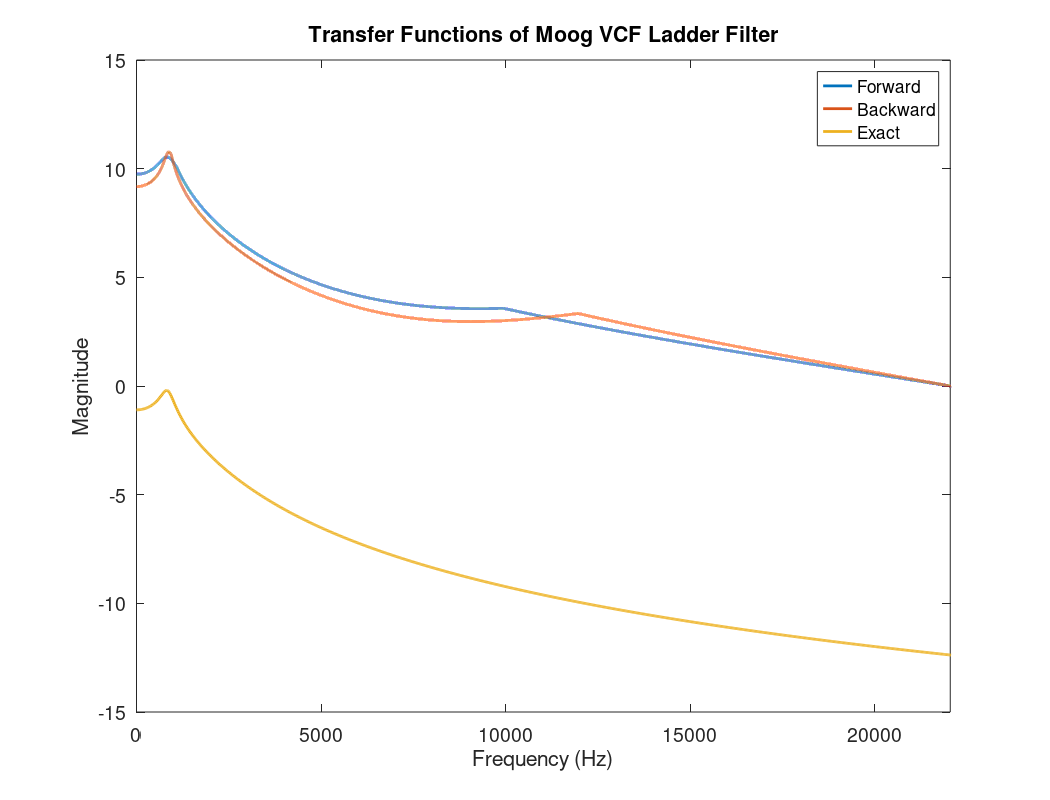

The MATLAB script that drew this image:
%~~~~~~~~~~~~~~~~~~~~~~~~~~~~~~~~~~~~~~~~~~~~~~~~~~~~~~~~~~~~~~~~~~~~~~~~~%
% Moog VCF Model (Forward & Backward Approximations)
% 
% Author: Chad McKell
% Date: 27.03.17
%
% Description: Virtual analog model of the Moog VCF. This script uses
% forward and backward integrators to approximate the impulse response of
% the filter. The approximated transfer functions are then compared with
% the exact calculation of the Moog VCF transfer function.
%~~~~~~~~~~~~~~~~~~~~~~~~~~~~~~~~~~~~~~~~~~~~~~~~~~~~~~~~~~~~~~~~~~~~~~~~~%
tic; close; clc; clear;

%~~~~~~~~~~~~~~~~~~~~~~~~~~~~~~~~~~~~~~~~~~~~~~~~~~~~~~~~~~~~~~~~~~~~~~~~~%
% Define global variables
%~~~~~~~~~~~~~~~~~~~~~~~~~~~~~~~~~~~~~~~~~~~~~~~~~~~~~~~~~~~~~~~~~~~~~~~~~%

SR = 44100; % sample rate [samples/sec]
k = 1/SR; % time step [sec]
f0 = 1000; % resonant frequency [Hz]
w0 = 2*pi*f0; % angular frequency [rad/sec]
r = 0.5; % tuning parameter (a number between 0 and 1) 
Tf = 3; % total time length of simulation [sec]
Nf = floor(Tf*SR); % total sample length of simulation [samples]
A = w0*[-1 0 0 -4*r; 1 -1 0 0; 0 1 -1 0; 0 0 1 -1]; % system matrix
b = w0*[1; 0; 0; 0]; % forcing vector
c = [0; 0; 0; 1]; % state mixture vector

%~~~~~~~~~~~~~~~~~~~~~~~~~~~~~~~~~~~~~~~~~~~~~~~~~~~~~~~~~~~~~~~~~~~~~~~~~%
% Error handling: Terminate code for the following errors
%~~~~~~~~~~~~~~~~~~~~~~~~~~~~~~~~~~~~~~~~~~~~~~~~~~~~~~~~~~~~~~~~~~~~~~~~~%

% r is out of bounds
if r > 1 || r < 0
   error('r must be a number in the range [0,1].')
end

% SR has a non-zero decimal
if rem(SR,1) ~= 0
   error('SR must be zero-decimal.')
end

% SR, f0, Tf, or r is not a number
if ~isfloat(SR) || ~isfloat(f0) || ~isfloat(Tf) || ~isfloat(r) 
   error('SR, f0, Tf, and r must each be a number.')
end

% SR, f0, Tf, or r is not real
if ~isreal(SR) || ~isreal(f0) || ~isreal(Tf) || ~isreal(r)   
   error('SR, f0, Tf, and r must each be real.')
end

%~~~~~~~~~~~~~~~~~~~~~~~~~~~~~~~~~~~~~~~~~~~~~~~~~~~~~~~~~~~~~~~~~~~~~~~~~%
%  Initialize the input sequence
%~~~~~~~~~~~~~~~~~~~~~~~~~~~~~~~~~~~~~~~~~~~~~~~~~~~~~~~~~~~~~~~~~~~~~~~~~%
u = zeros(Nf,1); 
u(1) = 1;

%~~~~~~~~~~~~~~~~~~~~~~~~~~~~~~~~~~~~~~~~~~~~~~~~~~~~~~~~~~~~~~~~~~~~~~~~~%
%  Implement forward integration method
%~~~~~~~~~~~~~~~~~~~~~~~~~~~~~~~~~~~~~~~~~~~~~~~~~~~~~~~~~~~~~~~~~~~~~~~~~%

% Initialize state vectors
xForward = zeros(4,1); % current time step
xForward1 = zeros(4,1); % one time step back

% Initialize output vector
yForward = zeros(Nf,1);

% Set coefficient
coef = eye(4) + k*A;

% Stability check: k is out of bounds
for n=0:3 
    
    % Compute real value of each eigen value of A
    eigen = real(w0*(-1 + sqrt(2)*r^(1/4)*exp(1i*(pi/4 + n*pi/2))));
    if eigen > 0
       error('The real part of each eigen value of A must be negative.')
    
    % Calculate stability condition
    else
        if k > -2/eigen
           error(['k cannot be greater than ' num2str(-2/eigen) '.'])
        end
    end
end

for n = 2:Nf
   
   % Main algorithm 
   xForward = coef*xForward1 + k*b*u(n-1);
   yForward(n) = c'*xForward;
   
   % Set value of xForward1 equal to next grid line
   xForward1 = xForward;
end

%~~~~~~~~~~~~~~~~~~~~~~~~~~~~~~~~~~~~~~~~~~~~~~~~~~~~~~~~~~~~~~~~~~~~~~~~~%
%  Implement backward integration method
%~~~~~~~~~~~~~~~~~~~~~~~~~~~~~~~~~~~~~~~~~~~~~~~~~~~~~~~~~~~~~~~~~~~~~~~~~%

% Initialize state vectors
xBackward = zeros(4,1); % current time step
xBackward1 = zeros(4,1); % one time step back

% Initialize output vector
yBackward = zeros(Nf,1);

% Compute coefficient Q
Q = eye(4) - k*A;

for n = 1:Nf
   
   % Main algorithm
   d = xBackward1 + k*b*u(n);
   xBackward = Q\d;
   yBackward(n) = c'*xBackward;
   
   % Set value of xBackward1 equal to next grid line
   xBackward1 = xBackward;
end

%~~~~~~~~~~~~~~~~~~~~~~~~~~~~~~~~~~~~~~~~~~~~~~~~~~~~~~~~~~~~~~~~~~~~~~~~~%
%  Compute transfer functions of forward and backward output signals
%~~~~~~~~~~~~~~~~~~~~~~~~~~~~~~~~~~~~~~~~~~~~~~~~~~~~~~~~~~~~~~~~~~~~~~~~~%

% Calculate Fourier transforms
U = fft(u);
YForward = fft(yForward);
YBackward = fft(yBackward);

% Compute transfer functions
HForward = U./YForward;
HBackward = U./YBackward;

% Convert to loglog form
HForwardLog = log(HForward) - max(log(HForward));
HBackwardLog = log(HBackward) - max(log(HBackward));

%~~~~~~~~~~~~~~~~~~~~~~~~~~~~~~~~~~~~~~~~~~~~~~~~~~~~~~~~~~~~~~~~~~~~~~~~~%
%  Compute exact transfer function
%~~~~~~~~~~~~~~~~~~~~~~~~~~~~~~~~~~~~~~~~~~~~~~~~~~~~~~~~~~~~~~~~~~~~~~~~~%

fmax = 22500;
fbin = 0:fmax/1000:fmax;
fnum = length(fbin);
Hexact = zeros(fnum,1);

for n = 1:fnum
    inv = (2*pi*1i*fbin(n)*eye(4)-A)\b;
    Hexact(n) = c'*inv;
end

%~~~~~~~~~~~~~~~~~~~~~~~~~~~~~~~~~~~~~~~~~~~~~~~~~~~~~~~~~~~~~~~~~~~~~~~~~%
% Define plotting parameters 
%~~~~~~~~~~~~~~~~~~~~~~~~~~~~~~~~~~~~~~~~~~~~~~~~~~~~~~~~~~~~~~~~~~~~~~~~~%

n = 0:Nf-1; % length bins [samples]
t = (n/SR)'; % time bins [sec]
fk = n'*SR/Nf; % frequency bins [Hz]
nyquist = SR/2; % Nyquist frequency [Hz]
font = 14; % font size for plots

%~~~~~~~~~~~~~~~~~~~~~~~~~~~~~~~~~~~~~~~~~~~~~~~~~~~~~~~~~~~~~~~~~~~~~~~~~%
% Generate plot of transfer functions
%~~~~~~~~~~~~~~~~~~~~~~~~~~~~~~~~~~~~~~~~~~~~~~~~~~~~~~~~~~~~~~~~~~~~~~~~~%

figure('units','normalized','outerposition',[0 0 1 1]);
orient landscape
plot(fk, abs(HBackwardLog), 'LineWidth', 2);
hold on
plot(fk, abs(HForwardLog), 'LineWidth', 2);
hold on
plot(fbin, real(log(Hexact)), 'LineWidth', 2);
xlim([0 nyquist]);
title('Transfer Functions of Moog VCF Ladder Filter');
xlabel('Frequency (Hz)'); 
ylabel('Magnitude');
legend('Forward', 'Backward', 'Exact')
set(gca,'fontsize',font)

%~~~~~~~~~~~~~~~~~~~~~~~~~~~~~~~~~~~~~~~~~~~~~~~~~~~~~~~~~~~~~~~~~~~~~~~~~%
% Check code efficiency
%~~~~~~~~~~~~~~~~~~~~~~~~~~~~~~~~~~~~~~~~~~~~~~~~~~~~~~~~~~~~~~~~~~~~~~~~~%
toc % print elapsed time


